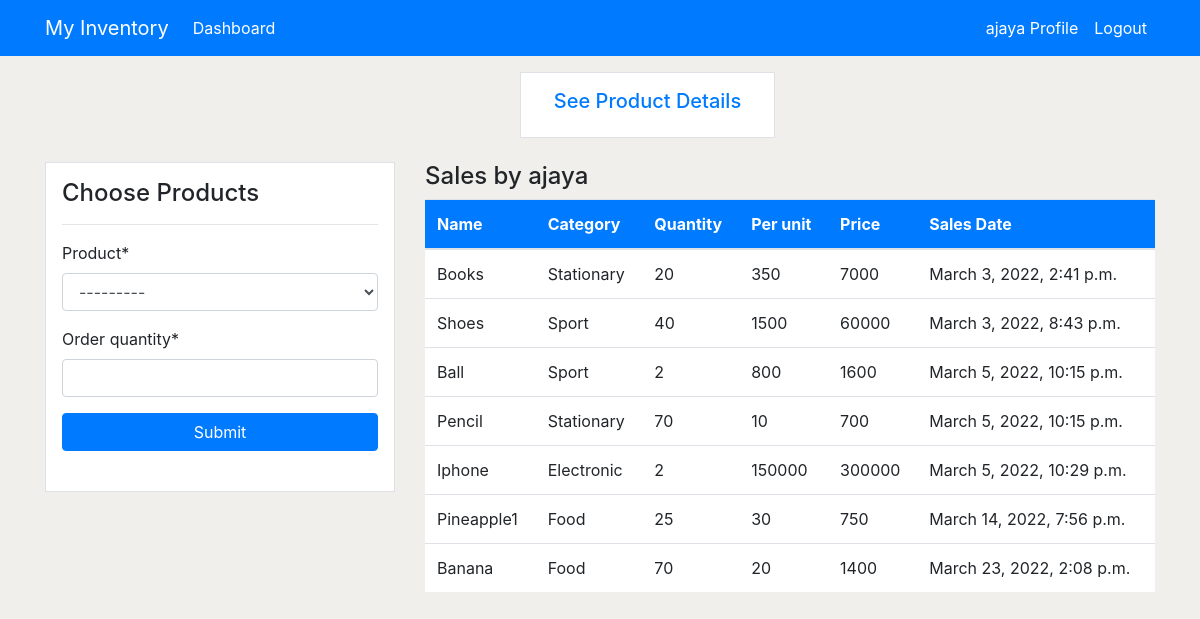
The app's page /dashboard/ (signed in), older data.
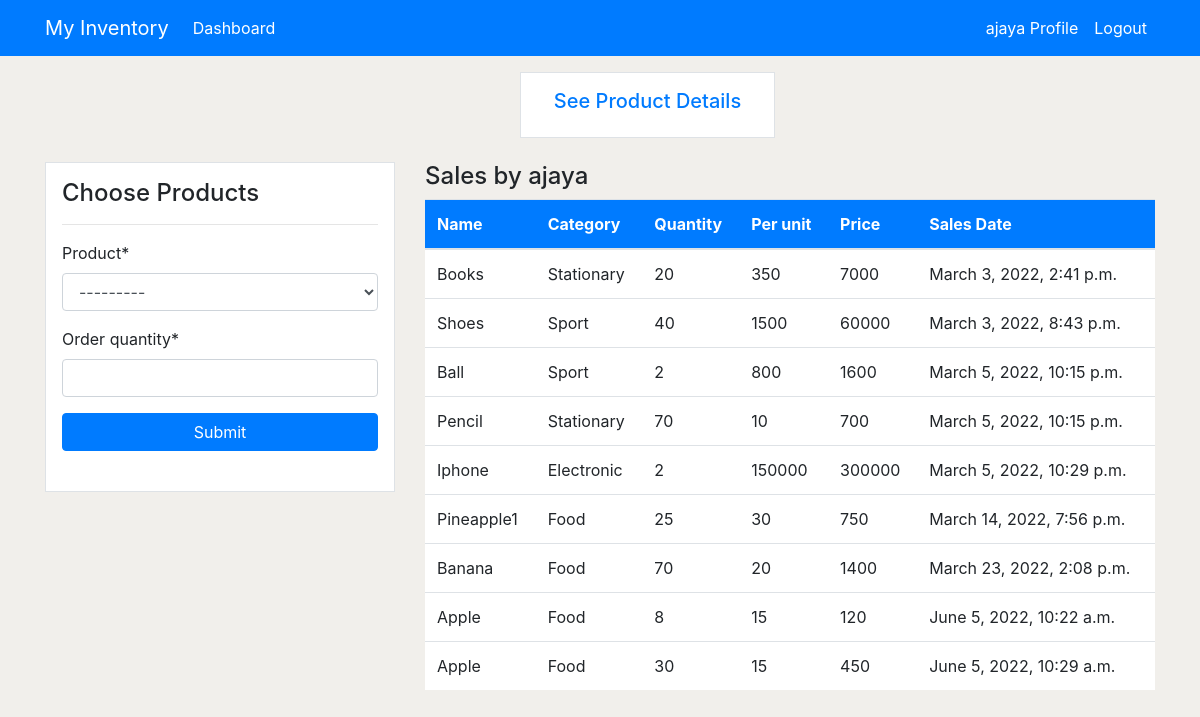
The same page, newer data.
### application/models.py (models this page shows, shortened)
class Order(models.Model):
    product = models.ForeignKey(Product, on_delete=models.CASCADE)
    customer = models.ForeignKey(User, on_delete=models.CASCADE)
    order_quantity = models.PositiveIntegerField()
    date = models.DateTimeField(auto_now_add=True)
    class Meta:
        verbose_name_plural = 'Order'
    def order_price(self):
        return self.order_quantity * self.product.per_quantity

class Product(models.Model):
    name = models.CharField(max_length=200, null=True)
    category = models.CharField(max_length=100, choices=CATEGORY)
    quantity = models.PositiveIntegerField(null=True)
    per_quantity = models.PositiveIntegerField(null=True)
    reorder_level = models.PositiveIntegerField(default=0, null=True, blank=True)
    product_in = models.PositiveIntegerField(default=0, null=True, blank=True)
    product_out = models.PositiveIntegerField(default=0, null=True, blank=True)
    total_sales = models.PositiveIntegerField(default=0, null=True, blank=True)
    class Meta:
        verbose_name_plural = 'Product'
    def __str__(self):
        return f'{self.name}-{self.quantity}'

### application/views.py (the view)
# urls.py: path('dashboard/', views.index, name='index'),
@login_required(login_url='login')
def index(request):
    orders = Order.objects.all()
    products = Product.objects.all()
    paginator = Paginator(products, 6)
    page_number = request.GET.get('page')
    page_obj = paginator.get_page(page_number)
    total = Product.objects.all().aggregate(thedata=Sum('total_sales'))
    workers_count = User.objects.all().count()
    products_count = products.count()
    orders_count = orders.count()
    product_sales_count = Product.objects.count()
    if request.method == 'POST':
        staff_order = StaffOrderForm(request.POST)
        if staff_order.is_valid():
            instance = staff_order.save(commit=False)
            instance.customer = request.user
            instance.product.quantity -= instance.order_quantity
            instance.product.product_out += instance.order_quantity
            instance.product.save()
            instance.save()
            return redirect('index')
    else:
        staff_order = StaffOrderForm()
    context = {
        'orders': orders,
        'products': products,
        'staff_order': staff_order,
        'page_obj': page_obj,
        'workers_count': workers_count,
        'products_count': products_count,
        'orders_count': orders_count,
        'product_sales_count': product_sales_count,
        'total': total,
    }
    return render(request, 'application/index.html', context)

### application/forms.py (shortened to what this page needs)
class StaffOrderForm(forms.ModelForm):
    class Meta:
        model = Order
        fields = ['product', 'order_quantity']

### templates/application/index.html (shortened to what the changed rows need)
{% extends 'partial/base.html' %}
{% block content %}
{% if user.is_authenticated and user.is_staff and user.is_superuser %}
{% include 'partial/cards.html' %}
<div class="container">
    <div class="row my-5 mx-3">
        <div class="col-md-6">
            <div class="bg-white">
                <canvas id="myChart1"></canvas>
                <script>
                    var ctx = document.getElementById('myChart1').getContext('2d');
                    var myChart1 = new Chart(ctx, {
                        type: 'pie',
                        data: {
                            labels: [{% for product in products %}  '{{product.name}}', {% endfor %}],
                            datasets: [{
                                label: 'Products',
                                data: [{% for product in products %}  '{{product.quantity}}', {% endfor %}],
                                backgroundColor: [
                                    'rgba(255, 99, 132, 1)',
                                    'rgba(54, 162, 235, 1)',
                                    'rgba(255, 206, 86, 1)',
                                    'rgba(75, 192, 192, 1)',
                                    'rgba(153, 102, 255, 1)',
                                    'rgba(255, 159, 64, 1)',
                                    'rgba(255, 12, 248, 1)',
                                    'rgba(105, 162, 25, 1)',
                                    'rgba(195, 06, 186, 1)',
                                    'rgba(175, 12, 292, 1)',
                                    'rgba(153, 82, 5, 1)',
                                    'rgba(255, 26, 164, 1)',
                                ],
                                borderColor: [
                                    'rgba(255, 99, 132, 1)',
                                    'rgba(54, 162, 235, 1)',
                                    'rgba(255, 206, 86, 1)',
                                    'rgba(75, 192, 192, 1)',
                                    'rgba(153, 102, 255, 1)',
                                    'rgba(255, 159, 64, 1)',
                                    'rgba(255, 12, 248, 1)',
                                    'rgba(105, 162, 25, 1)',
                                    'rgba(195, 06, 186, 1)',
                                    'rgba(175, 12, 292, 1)',
                                    'rgba(153, 82, 5, 1)',
                                    'rgba(255, 26, 164, 1)',
                                ],
                                borderWidth: 1
                            }]
                        },
                        options: {
                            scales: {
                                yAxes: [{
                                    ticks: {
                                        beginAtZero: true
                                    }
                                }]
                            }
                        }
                    });
                </script>
            </div>
        </div>
        <div class="col-md-6">
            <div class="bg-white ">
                <canvas id="myChart" width="300" height="300"></canvas>
                <script>
                    var ctx = document.getElementById('myChart').getContext('2d');
                    var myChart = new Chart(ctx, {
                        type: 'bar',
                        data: {
                            labels: [{% for product in products %}  '{{product.name}}', {% endfor %}],
                            datasets: [{
                                label: 'Product Sales in quantity',
                                data: [{% for product in products %}  '{{product.product_out}}', {% endfor %}],
                                backgroundColor: [
                                    'rgba(255, 99, 132, 1)',
                                    'rgba(54, 162, 235, 1)',
                                    'rgba(255, 206, 86, 1)',
                                    'rgba(75, 192, 192, 1)',
                                    'rgba(153, 102, 255, 1)',
                                    'rgba(255, 159, 64, 1)'
                                ],
                                borderColor: [
                                    'rgba(255, 99, 132, 1)',
                                    'rgba(54, 162, 235, 1)',
                                    'rgba(255, 206, 86, 1)',
                                    'rgba(75, 192, 192, 1)',
                                    'rgba(153, 102, 255, 1)',
                                    'rgba(255, 159, 64, 1)'
                                ],
                                borderWidth: 1
                            }]
                        },
                        options: {
                            scales: {
                                yAxes: [{
                                    ticks: {
                                        beginAtZero: true
                                    }
                                }]
                            }
                        }
                    });
                </script>
            </div>
        </div>
    </div>
</div>
{% else %}
{% include 'application/staff_home.html' %}
{% endif %}
{% endblock %}

### templates/application/staff_home.html (shortened to what this page needs)
{% load crispy_forms_tags %}
    <div class="container">
        <div class="row my-3">
            <div class="col-md-3 offset-md-5 ">
                <div class="border bg-white p-3">
                    <h5 class="text-center"><a href="{% url 'products-staff' %}">See Product Details</a></h5>
                </div>
            </div>
        </div>
    </div>
<div class="container">
    <div class="row my-4">
        <div class="col-md-4">
            <div class="border bg-white p-3">
                <h4>Choose Products</h4>
                <hr>
                <form method="POST" id="form">
                    {{ staff_order|crispy }}
                    <input class="btn btn-primary btn-block" type="submit" value="Submit">
                </form>
                <br>
            </div>
        </div>
        <div class="col-md-8">
            <h4>Sales by {{ user.username }}</h4>
            <table class="table bg-white">
                <thead class="bg-primary">
                    <tr class="text-white">
                        <th scope="col">Name</th>
                        <th scope="col">Category</th>
                        <th scope="col">Quantity</th>
                        <th scope="col">Per unit</th>
                        <th scope="col">Price</th>
                        <th scope="col">Sales Date</th>
                    </tr>
                </thead>
                <tbody>
                    {% for order in orders %}
                    {% if order.customer == user %}
                    <tr>
                        <td>{{ order.product.name }}</td>
                        <td>{{ order.product.category }}</td>
                        <td>{{ order.order_quantity }}</td>
                        <td>{{ order.product.per_quantity }}</td>
                        <td>{{ order.order_price }}</td>
                        <td>{{ order.date }}</td>
                    </tr>
                    {% endif %}
                    {% endfor %}
                </tbody>
            </table>
        </div>
    </div>
</div>

Row changes from the older to the newer data that the page shows:
added Order: product.name "Apple", product.category "Food", order_quantity "8", product.per_quantity "15", order_price "120", date "June 5, 2022, 10:22 a.m."
added Order: product.name "Apple", product.category "Food", order_quantity "30", product.per_quantity "15", order_price "450", date "June 5, 2022, 10:29 a.m."
